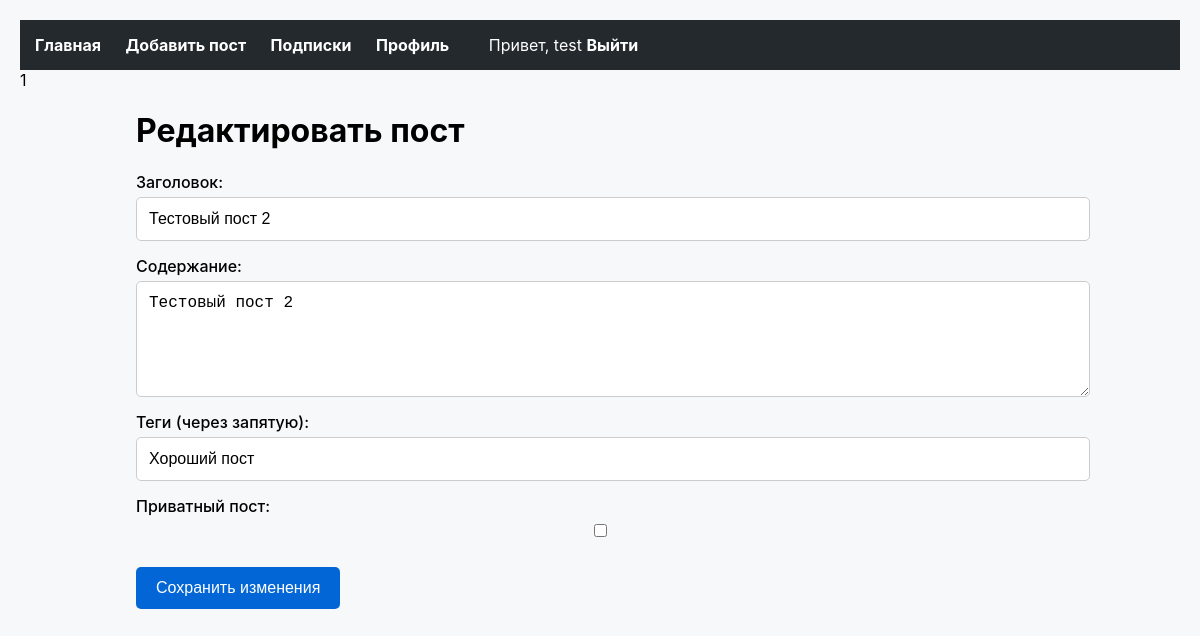
The app's page /edit_post.php?id=5 (signed in) with its own data.
### tables this page shows
CREATE TABLE `posts` (
  `id` int NOT NULL AUTO_INCREMENT,
  `user_id` int NOT NULL,
  `title` varchar(255) NOT NULL,
  `content` text NOT NULL,
  `is_private` tinyint(1) NOT NULL DEFAULT '0',
  `created_at` timestamp NULL DEFAULT CURRENT_TIMESTAMP,
  `tags` varchar(255) DEFAULT NULL,
  PRIMARY KEY (`id`),
  KEY `user_id` (`user_id`),
  CONSTRAINT `posts_ibfk_1` FOREIGN KEY (`user_id`) REFERENCES `users` (`id`) ON DELETE CASCADE
);

### edit_post.php (the view, shortened to what this page needs)
<?php
require 'config.php';
$post_id = $_GET['id'];
$stmt = $pdo->prepare('SELECT * FROM posts WHERE id = ? AND user_id = ?');
$stmt->execute([$post_id, $_SESSION['user_id']]);
$post = $stmt->fetch();
?>
<!DOCTYPE html>
<html lang="ru">
<head>
    <link rel="stylesheet" href="css/style.css">
</head>
<body>
    <?= include('navbar.php'); ?>
    <div class="container">
        <h1>Редактировать пост</h1>
        <form action="edit_post.php?id=<?= $post_id ?>" method="post">
            <label for="title">Заголовок:</label>
            <input type="text" name="title" value="<?= htmlspecialchars($post['title']) ?>" required>
            <label for="content">Содержание:</label>
            <textarea name="content" rows="5" required><?= htmlspecialchars($post['content']) ?></textarea>
            <label for="tags">Теги (через запятую):</label>
            <input type="text" name="tags" value="<?= htmlspecialchars($post['tags']) ?>">
            <label for="is_private">Приватный пост:</label>
            <input type="checkbox" name="is_private" <?= $post['is_private'] ? 'checked' : '' ?>>
            <button type="submit">Сохранить изменения</button>
        </form>
    </div>
</body>
</html>

### css/style.css (style rules this page uses)
body { font-family: -apple-system, BlinkMacSystemFont, "Segoe UI", Helvetica, Arial, sans-serif; background-color: #f6f8fa; margin: 0; padding: 20px; }
.container { width: 80%; margin: 0 auto; }
button { padding: 12px 20px; background-color: #0366d6; color: #ffffff; border: none; border-radius: 5px; cursor: pointer; font-size: 16px; transition: background-color 0.3s ease; display: inline-block; margin-top: 15px; }
input, textarea { width: 100%; padding: 12px; margin-bottom: 15px; border: 1px solid #ccc; border-radius: 5px; font-size: 16px; }
form { display: flex; flex-direction: column; }
form label { font-size: 16px; font-weight: 500; margin-bottom: 5px; }
form input[type="checkbox"] { width: auto; }
form button { width: fit-content; align-self: flex-start; }

### records on screen
posts: title "Тестовый пост 2", content "Тестовый пост 2", tags "Хороший пост"

### other values on screen
$_SESSION['username'] "test"
include('navbar.php') "1"
